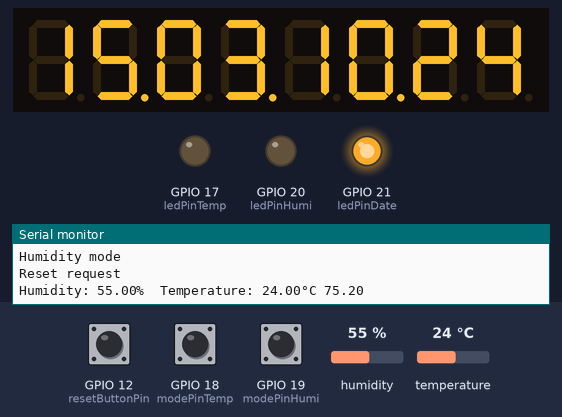
The sketch below on a simulated ESP32. Parts: 8-digit seven-segment display, output pins drawn as LEDs (lit = HIGH), the last lines printed to the serial monitor. Wiring (inferred from the names in the program): MAX7219 LED driver: data GPIO 27; clock GPIO 26; CS GPIO 25. The inputs (shaded band) are chosen by the test bench; at power-on: GPIO 18 (modePinTemp) HIGH, GPIO 19 (modePinHumi) HIGH, GPIO 12 (resetButtonPin) HIGH, humidity 55 %, temperature 24 °C. WiFi joins after 1.5 s; servers stay silent unless stated; the local clock reads 2024-03-15 10:24:30 at power-on unless the sketch sets it; pins used as bus, display or sensor lines are not drawn.

Above: at 2.7 s.
2.8 s: GPIO 18 (modePinTemp) pulled LOW for 1.25 s
At 4.3 s:
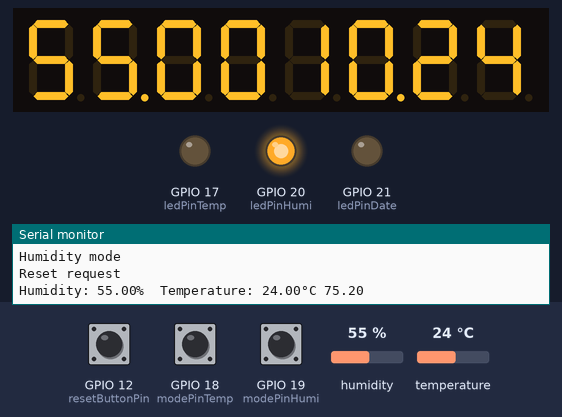
6.0 s: GPIO 19 (modePinHumi) pulled LOW for 1.25 s
At 7.4 s:
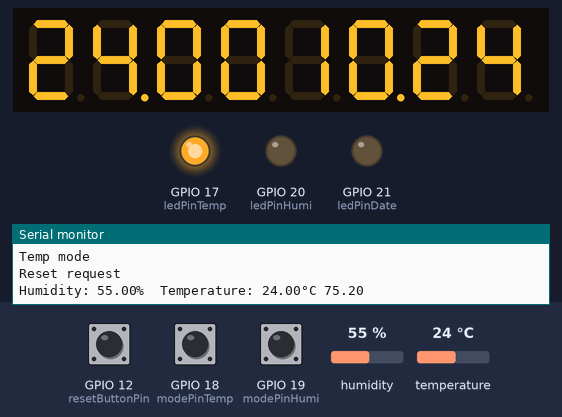
9.1 s: GPIO 19 (modePinHumi) pulled LOW for 3.2 s
At 13.3 s:
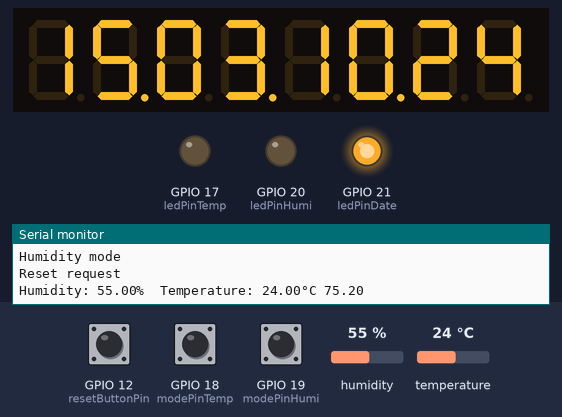
14.1 s: GPIO 18 (modePinTemp) pulled LOW for 3.2 s
At 31.8 s:
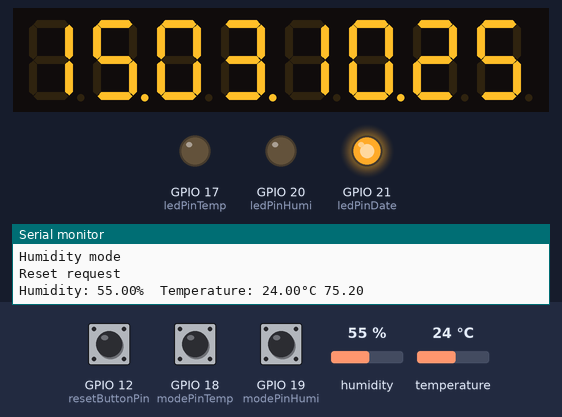
Timing chart, 0 to 32.4 s (numbered marks = the images above; inputs shaded):
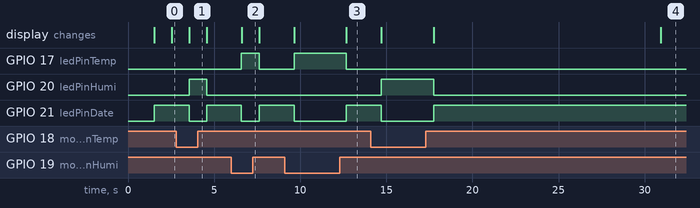

Measured:
- after the input at 2.8 s, GPIO 20 (ledPinHumi): LOW → HIGH after 0.76 s, → LOW 1.0 s later; GPIO 21 (ledPinDate): HIGH → LOW after 0.76 s, → HIGH 1.0 s later; the display: changes after 0.76 s (image 1)
- after the input at 6.0 s, GPIO 17 (ledPinTemp): LOW → HIGH after 0.59 s, → LOW 1.0 s later; GPIO 21 (ledPinDate): HIGH → LOW after 0.59 s, → HIGH 1.0 s later; the display: changes after 0.59 s (image 2)
- after the input at 9.1 s, GPIO 17 (ledPinTemp): LOW → HIGH after 0.54 s, → LOW 3.0 s later; GPIO 21 (ledPinDate): HIGH → LOW after 0.54 s, → HIGH 3.0 s later; the display: first changes after 0.55 s (image 3 shows a later state)
- after the input at 14.1 s, GPIO 20 (ledPinHumi): LOW → HIGH after 0.60 s, → LOW 3.1 s later; GPIO 21 (ledPinDate): HIGH → LOW after 0.60 s, → HIGH 3.1 s later; the display: first changes after 0.61 s (image 4 shows a later state)

The sketch:

esp-dual-7-seg-led-temp-RTC_v6.ino
```cpp
#define MAX2719_DIN  27   //Pins connected to the MAX chip
#define MAX2719_CS  25
#define MAX2719_CLK 26
#define DHTTYPE DHT11   // DHT 11
#define DHTPIN 16     // Digital pin connected to the DHT sensor

#include "DHT.h"    //temp and humidity sensor library
#include <WiFi.h>   //wifi library
#include "time.h"   //time functions library

DHT dht(DHTPIN, DHTTYPE);
// network settings
const char* ssid       = "YOUR_SSID_HERE";
const char* password   = "YOUR_PASSWORD_HERE";

//time service settings
const char* ntpServer = "pool.ntp.org"; //server address
const long  gmtOffset_sec = 7200; //timezone setting. GMT+1 = 3600 GMT+2 = 7200 etc.
const int   daylightOffset_sec = 3600; //in effect when Daylight Saving Time is in effect
struct tm timeinfo;

// variables
int dayTens, dayOnes, monthTens, monthOnes, hourTens, hourOnes, minuteTens, minuteOnes; //date and time variables
int tempTens, tempOnes, tempDeciTens, tempDeciOnes, humiTens, humiOnes, humiDeciTens, humiDeciOnes; //temp and humidity variables
int modePinTemp = 18; //pin for temperature switch
int modePinHumi = 19; //pin for Humidity switch
int resetButtonPin = 12; //pin for checking if Reset button is pressed
int ledPinTemp = 17; //LEDs to indicate mode
int ledPinHumi = 20;
int ledPinDate = 21;
long loopCounter = 0; //counter to reset the clock every five days
boolean boolTempPin, boolHumiPin, boolResetButtonPin; //boolean for reading the mode switch and the reset button
byte ledLeft1, ledLeft2, ledLeft3, ledLeft4;     // these are the left segmented LED digits
byte ledRight1, ledRight2, ledRight3, ledRight4; // these are the right segmented LED digits

void printLocalTime() { //update time

  if (!getLocalTime(&timeinfo)) {
    Serial.println("Failed to obtain time");
    return;
  }
}

void setup() {
  dht.begin();          //start the temp-humi sensor
  Serial.begin(115200); //start serial to device
  pinMode(modePinTemp, INPUT_PULLUP);
  pinMode(modePinHumi, INPUT_PULLUP);
  pinMode(resetButtonPin, INPUT_PULLUP);
  pinMode(ledPinHumi, OUTPUT);
  pinMode(ledPinTemp, OUTPUT);
  pinMode(ledPinDate, OUTPUT);

  initialise();         // start LED displays

  goGetTime();          // update system time from Network Time
}

boolean checkModePinTemp() { //check if the mode switch is in TEMP setting
  if (digitalRead(modePinTemp) == HIGH) {
    Serial.println("Temp mode");
    return true;
  }
  else {
    return false;
  }
}

boolean checkModePinHumi() {  //check if the mode switch is in HUMIDITY setting
  if (digitalRead(modePinHumi) == HIGH) {
    Serial.println("Humidity mode");
    return true;
  }
  else {
    return false;
  }
}

boolean checkResetButton() {  //check if the RESET button is pushed
  if (digitalRead(resetButtonPin) == HIGH) {
    Serial.println("Reset request");
    return true;
  }
  else {
    return false;
  }
}


void goGetTime() {

  //connect to WiFi
  Serial.printf("Connecting to %s ", ssid);
  WiFi.begin(ssid, password);
  while (WiFi.status() != WL_CONNECTED) {
    delay(500);
    Serial.print(".");
  }
  Serial.println(" CONNECTED");

  //init and get the time
  configTime(gmtOffset_sec, daylightOffset_sec, ntpServer);
  struct tm timeinfo;
  if (!getLocalTime(&timeinfo)) {
    Serial.println("Failed to obtain time");
    return;
  }
  //disconnect WiFi as it's no longer needed
  WiFi.disconnect(true);
  WiFi.mode(WIFI_OFF);
}


void loop() {
  boolTempPin = checkModePinTemp(); //These check the position of the mode switch
  boolHumiPin = checkModePinHumi(); //if neither is HIGH, the user wants to see date
  boolResetButtonPin = checkResetButton();

  float h = dht.readHumidity();   //Read humidity
  String humiStr = String(h);
  float t = dht.readTemperature();// Read temperature as Celsius (the default)
  String tempStr = String(t);
  float f = dht.readTemperature(true);// Read temperature as Fahrenheit (isFahrenheit = true)
  //error handling routine
  if (isnan(h) || isnan(t) || isnan(f)) {
    Serial.println(F("Failed to read from DHT sensor!"));
    delay(1000);
    return;
  }
  // these are for testing purposes, delete if not needed
  Serial.print(F("Humidity: "));
  Serial.print(h);
  Serial.print(F("%  Temperature: "));
  Serial.print(t);
  Serial.print(F("°C "));
  Serial.println(f);

  dayTens = timeinfo.tm_mday / 10; //tens digit of day
  dayOnes = timeinfo.tm_mday % 10; //ones digit of day
  monthTens = timeinfo.tm_mon / 10;  //tens digit of month
  monthOnes = timeinfo.tm_mon % 10 + 1;  //ones digit of month, +1 needed to adjust
  hourTens = timeinfo.tm_hour / 10; //tens digit of hour
  hourOnes = timeinfo.tm_hour % 10; //ones digit of hour
  minuteTens = timeinfo.tm_min / 10; //tens digit of minutes
  minuteOnes = timeinfo.tm_min % 10; //ones digit of minutes
  humiTens = humiStr.substring(0, 1).toInt(); //this returns the tens of the humidity as String
  humiOnes = humiStr.substring(1, 2).toInt(); //this returns the ones of the humidity as String
  humiDeciTens = humiStr.substring(2, 3).toInt(); //this returns the decimal tens of the humidity as String
  humiDeciOnes = humiStr.substring(3, 4).toInt(); //this returns the decimal ones of the humidity as String
  tempTens = tempStr.substring(0, 1).toInt(); //this returns the tens of the temperature as String
  tempOnes = tempStr.substring(1, 2).toInt(); //this returns the ones of the temperature as String
  tempDeciOnes = tempStr.substring(2, 3).toInt(); //this returns the decimal tens of the temperature as String
  tempDeciTens = tempStr.substring(3, 4).toInt(); //this returns the decimal ones of the temperature as String

  // for showing temperature
  if ((boolTempPin == true) && (boolHumiPin == false)) {
  //if (loopCounter<10) {
    ledLeft1 = tempTens;
    ledLeft2 = tempOnes + 128;
    ledLeft3 = tempDeciTens;
    ledLeft4 = tempDeciOnes ;
    digitalWrite(ledPinTemp, HIGH);
    digitalWrite(ledPinHumi, LOW);
    digitalWrite(ledPinDate, LOW);
  }
  // for showing humidity
  else if ((boolTempPin == false) && (boolHumiPin == true)) {
  //else if (loopCounter < 20){
    ledLeft1 = humiTens;
    ledLeft2 = humiOnes + 128;
    ledLeft3 = humiDeciTens;
    ledLeft4 = humiDeciOnes;
    digitalWrite(ledPinTemp, LOW);
    digitalWrite(ledPinHumi, HIGH);
    digitalWrite(ledPinDate, LOW);
  }
  //if both are off, show date
  else {
    ledLeft1 = dayTens;
    ledLeft2 = dayOnes + 128;
    ledLeft3 = monthTens;
    ledLeft4 = monthOnes + 128;
    digitalWrite(ledPinTemp, LOW);
    digitalWrite(ledPinHumi, LOW);
    digitalWrite(ledPinDate, HIGH);
  }
  //set the right LED values for time
  ledRight1 = hourTens;
  ledRight2 = hourOnes + 128;
  ledRight3 = minuteTens;
  ledRight4 = minuteOnes;

  // send all data to LED units
  output(0x08, ledLeft1); // Left led 1 value
  output(0x07, ledLeft2); // Left led 2 value
  output(0x06, ledLeft3); // Left led 3 value
  output(0x05, ledLeft4); // Left led 4 value
  output(0x04, ledRight1); // Time value in hours, tens
  output(0x03, ledRight2); // Time value in hours, ones
  output(0x02, ledRight3); // Time value in minutes, tens
  output(0x01, ledRight4); // Time value in minutes, ones

  delay(1000);
  loopCounter++;
  if (loopCounter >432000) { //five days of operation after which time is again read from the NTP
    loopCounter=0;
    goGetTime();
  }
  printLocalTime();
}


void initialise()
{
  digitalWrite(MAX2719_CS, HIGH);
  pinMode(MAX2719_DIN, OUTPUT);
  pinMode(MAX2719_CS, OUTPUT);
  pinMode(MAX2719_CLK, OUTPUT);
  // For test mode (all digits on) set to 0x01. Normally we want this off (0x00)
  output(0x0f, 0x0);
  // Set all digits off initially
  output(0x0c, 0x0);
  // Set brightness for the digits to high(er) level than default minimum (Intensity Register Format)
  output(0x0a, 0x02);
  // Set decode mode for ALL digits to output actual ASCII chars rather than just
  // individual segments of a digit
  output(0x09, 0xFF);
  // Set first digit (right most) to '8'
  output(0x01, 0x08);
  // Set next digits to 7 6 5 4 3 2 1(Code B Font)
  output(0x02, 0x07);
  output(0x03, 0x06);
  output(0x04, 0x05);
  output(0x05, 0x04);
  output(0x06, 0x03);
  output(0x07, 0x02);
  output(0x08, 0x01);
  // Ensure ALL digits are displayed (Scan Limit Register)
  output(0x0b, 0x07);
  // Turn display ON (boot up = shutdown display)
  output(0x0c, 0x01);
}

void output(byte address, byte data)
{
  digitalWrite(MAX2719_CS, LOW);

  // Send out two bytes (16 bit)
  // parameters: shiftOut(dataPin, clockPin, bitOrder, value)
  shiftOut(MAX2719_DIN, MAX2719_CLK, MSBFIRST, address);
  shiftOut(MAX2719_DIN, MAX2719_CLK, MSBFIRST, data);
  digitalWrite(MAX2719_CS, HIGH);
}
```
